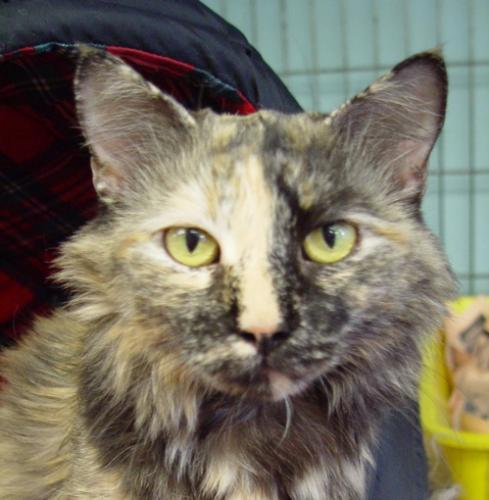
#> input picture images/cats/10.jpg, 489 x 500 px; its folder holds only this picture in this run
$ python pgm_convert.py
#> lines starting #> are read from the running program, lines starting #| are printed output that depends on the picture
# run once to convert dataset
from PIL import Image
import os
from pathlib import Path

input_dir = Path("images")
output_dir = "pgm_images"
os.makedirs(output_dir, exist_ok=True)

for f in input_dir.glob("*/*.jpg"):
    img = Image.open(str(f)).convert("L")
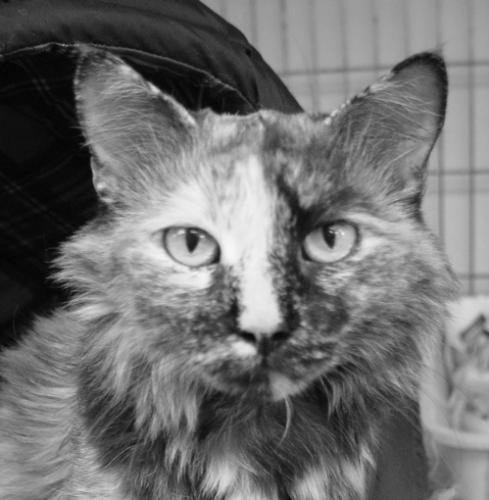
#> img: PIL image 489x500 L; min 2, max 248, mean 111.9
    img = img.resize((32,32))
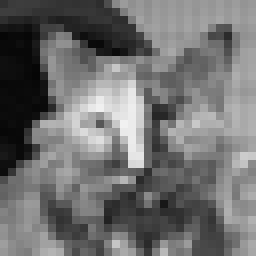
#> img: PIL image 32x32 L (shown 8 times larger); min 5, max 241, mean 111.9

    os.makedirs(f"{output_dir}/{f.parent.stem}", exist_ok=True)
    img.save(os.path.join(output_dir, str(f.parent.stem)+ f"/{str(f.parent.stem)}_{f.stem}.pgm"))
#> pass 2 of the loop `for f in input_dir.glob("*/*.jpg"):`:
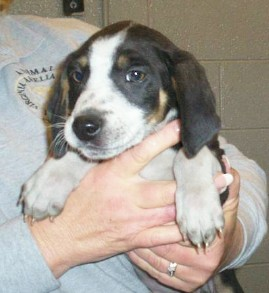
#> input picture images/dogs/10.jpg, 269 x 293 px
#> `img = Image.open(str(f)).convert("L")`:
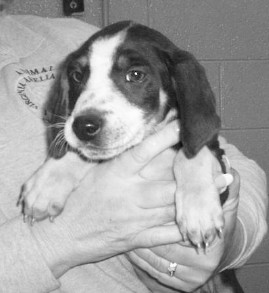
#> img: PIL image 269x293 L; min 10, max 254, mean 159.1
#> `img = img.resize((32,32))`:
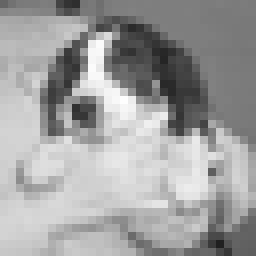
#> img: PIL image 32x32 L (shown 8 times larger); min 32, max 254, mean 159.2
